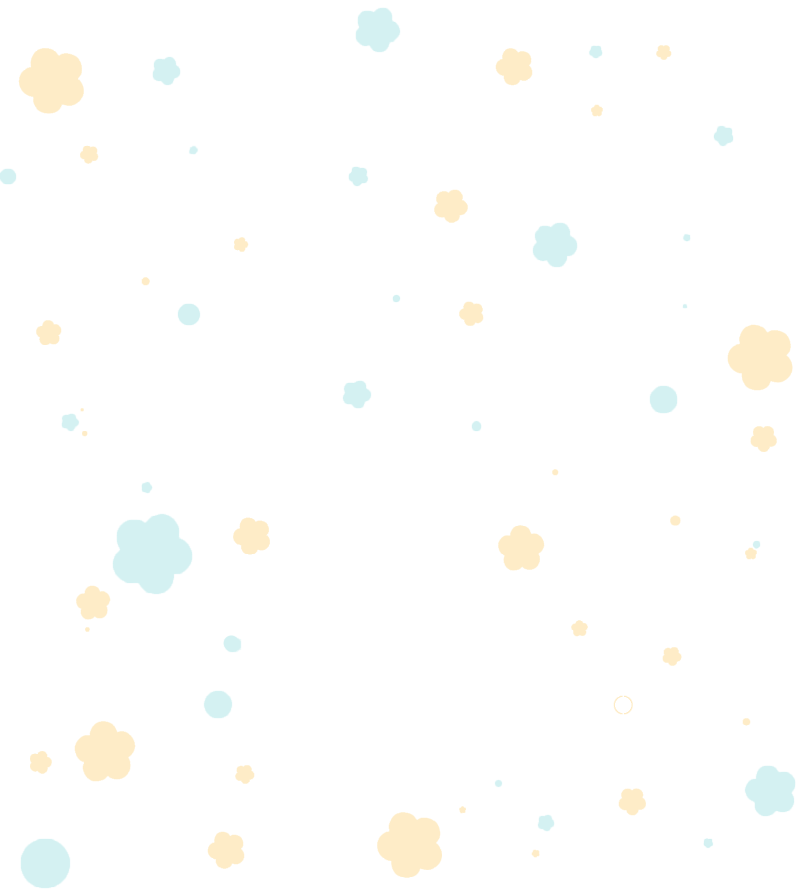
%> input picture 实验五/3.png, 1600 x 1792 px (shown at 1/2 size)
$ octave encode_script.m   (GNU Octave 9; MATLAB toolbox functions it lacks are replaced by stand-ins)
%> lines starting %> are read from the running program, lines starting %| are printed output that depends on the picture
### 大作业/encode.m
%% 图像嵌入
function [final_img] = encode(img1,img2)

% 忽略十进制的十位
% 142->140
img1 = idivide(img1,10) * 10;

%% 裁剪尺寸使其一致
[h,w]=size(img1);
img2=imresize(img2,[h,w]);
img2=img2 * (9/255);
% imtool(img2);

%% 图像相加
final_img =img1+img2;

### 大作业/encode_script.m

img1 = imread('3.png');
%> img1 is the input picture: size 1792x1600x3 uint8; mean R, G, B 254, 254.1, 253
img2 = imread('2.png');
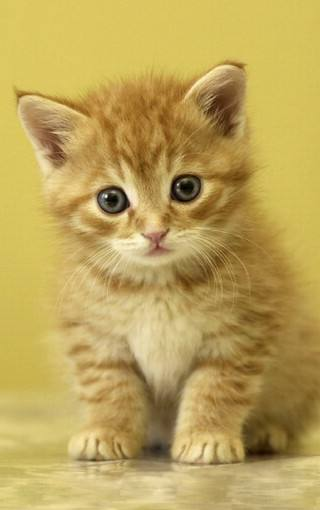
%> input picture 大作业/2.png, 320 x 510 px
%> img2 is the input picture: size 510x320x3 uint8; mean R, G, B 189, 163.8, 89.9

subplot(2,3,1);
imshow(img1);
title('载体');

subplot(2,3,2);
imshow(img2);
title('隐藏');
% 提取rgb的三层矩阵
img1_r = img1(:,:,1);
img1_g = img1(:,:,2);
img1_b = img1(:,:,3);

img2_r = img2(:,:,1);
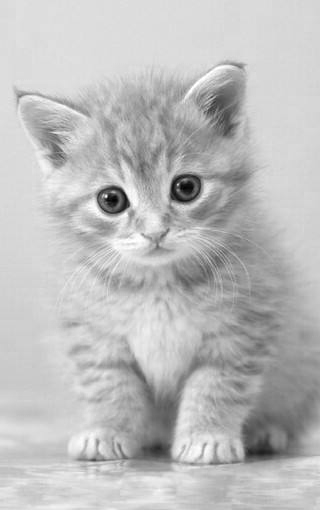
%> img2_r: size 510x320 uint8; min 2, max 255, mean 189
img2_g = img2(:,:,2);
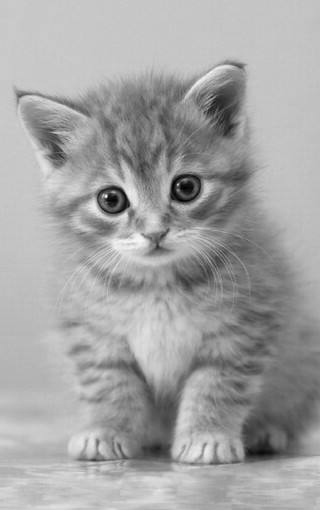
%> img2_g: size 510x320 uint8; min 0, max 252, mean 163.8
img2_b = img2(:,:,3);
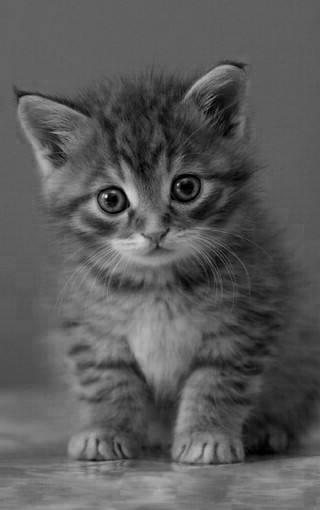
%> img2_b: size 510x320 uint8; min 0, max 238, mean 89.9
% 对三层矩阵进行处理
final_img_r=encode(img1_r,img2_r);
%> in encode, `img2=imresize(img2,[h,w]);`:
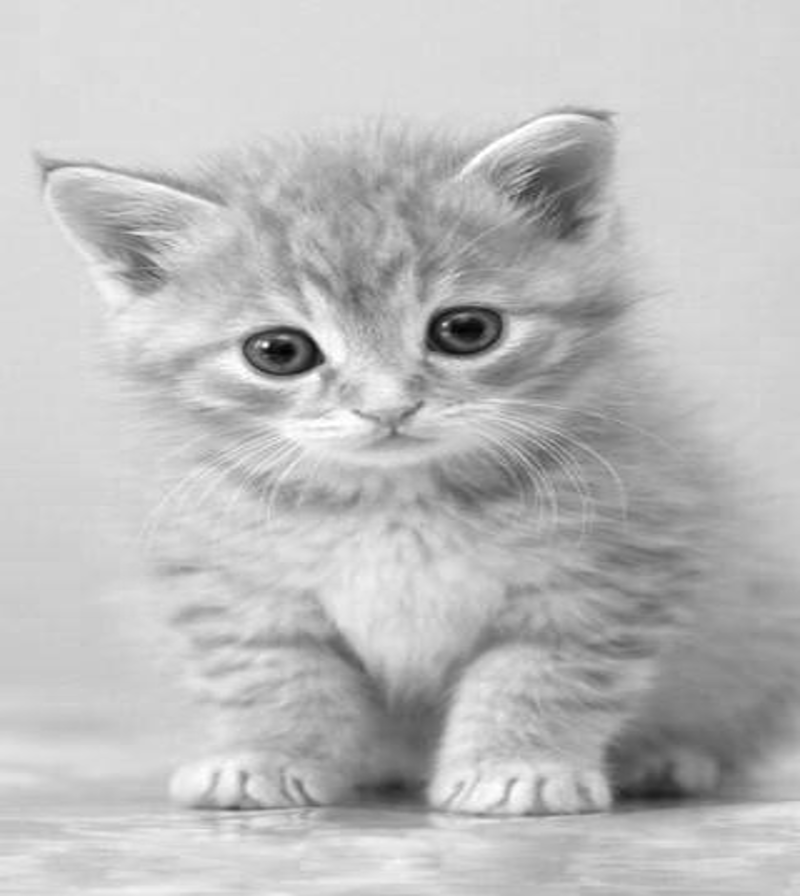
%> img2: size 1792x1600 uint8 (shown at 1/2 size); min 2, max 255, mean 189
final_img_g=encode(img1_g,img2_g);
%> in encode (call 2), `img2=imresize(img2,[h,w]);`:
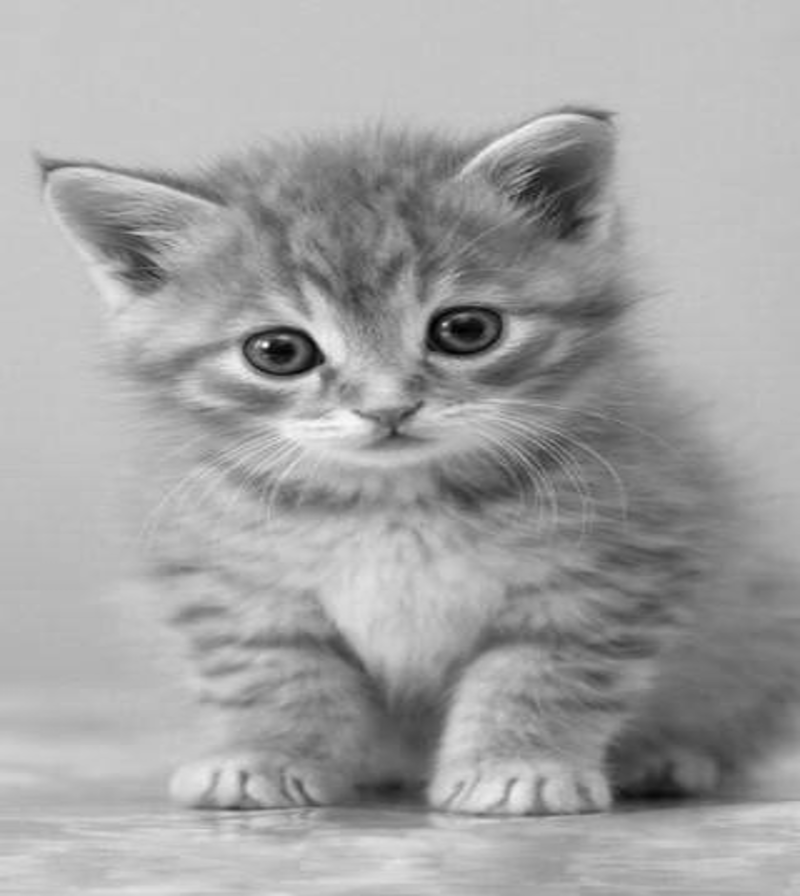
%> img2: size 1792x1600 uint8 (shown at 1/2 size); min 0, max 255, mean 163.8
final_img_b=encode(img1_b,img2_b);
%> in encode (call 3), `img2=imresize(img2,[h,w]);`:
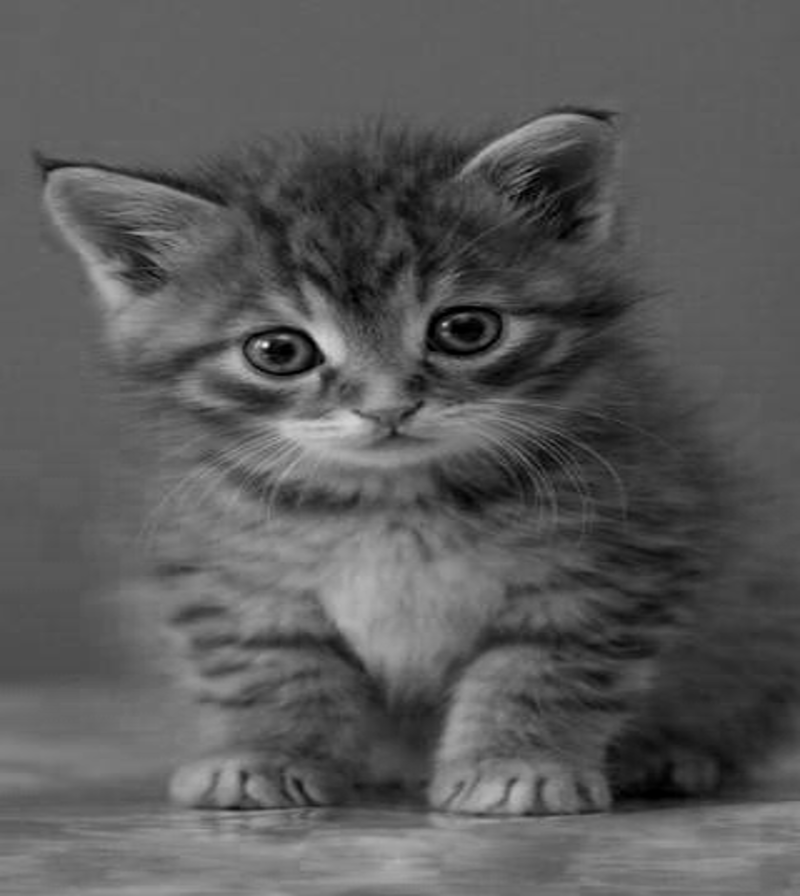
%> img2: size 1792x1600 uint8 (shown at 1/2 size); min 0, max 245, mean 89.9
% 合成图像
final_img= cat(3,final_img_r,final_img_g,final_img_b);
%> final_img: size 1792x1600x3 uint8
imwrite(final_img,"output.png");
subplot(2,3,3);
imshow(final_img);
title('隐藏后');
% [5 lines of commented-out code are left out]
